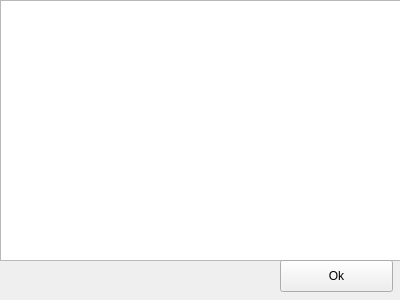
<?xml version="1.0" encoding="UTF-8"?>
<ui version="4.0">
 <class>TextEditor</class>
 <widget class="QWidget" name="TextEditor">
  <property name="geometry">
   <rect>
    <x>0</x>
    <y>0</y>
    <width>400</width>
    <height>300</height>
   </rect>
  </property>
  <property name="windowTitle">
   <string>Form</string>
  </property>
  <widget class="QTextEdit" name="textEditor">
   <property name="geometry">
    <rect>
     <x>0</x>
     <y>0</y>
     <width>401</width>
     <height>261</height>
    </rect>
   </property>
  </widget>
  <widget class="QPushButton" name="bt_ok">
   <property name="geometry">
    <rect>
     <x>280</x>
     <y>260</y>
     <width>113</width>
     <height>32</height>
    </rect>
   </property>
   <property name="text">
    <string>Ok</string>
   </property>
  </widget>
 </widget>
 <resources/>
 <connections/>
</ui>
